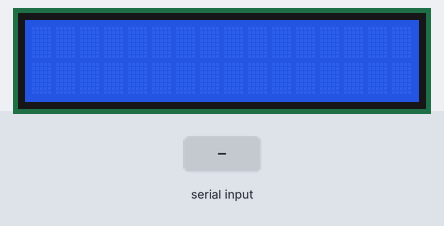
Bench run of a sketch on a simulated Arduino Uno, built with avr-gcc and run on an emulated ATmega328P. Shown: 16×2 character LCD. The test bench sets the inputs (shaded band). What the sketch prints to the serial monitor is not drawn.

Above: at 1.0 s.
1.1 s: "90,45,200\n" received over Serial
At 1.4 s:
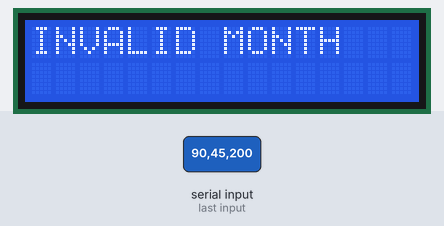
2.6 s: "30,150,10\n" received over Serial
At 3.4 s:
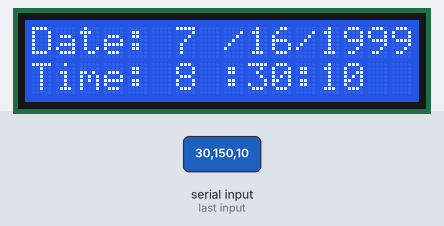
Timing chart, 0 to 5.6 s (numbered marks = the images above; inputs shaded):
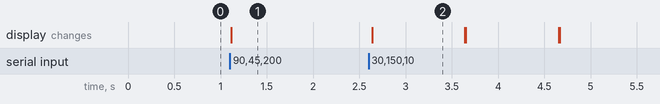

The sketch:

Lab_6.ino
```cpp
//Name: James Iorgovan
//Date: Fall 2018
//Assignemnt: Lab 6 - Communication
//Description: Arduino will get user input for the date(mm/dd/yyyy) & time(hh/mm/ss) from the user via the serial monitor in the arduino
//software. Will include: Date which includes day, month and year as well as Time which  includes hour, minutes and seconds.
//Assumptions: I think the tedious part will just be making all the conditions. I have to be able to say that certain months do not have
//certain days (such as Febuary which only has 28 days and 29 days after every 4 years).
//References: Code snippets - Lab 3, Lab 5
//                            http://arduino.cc/en/Reference/Serial#.UwYyzfldV8E
//                            http://arduino.cc/en/Serial/Available#.UwYy2PldV8E
//                            http://arduino.cc/en/Serial/ReadBytesUntil#.UwYy6_ldV8E
#include <Time.h>
#include <TimeLib.h>
#include <LiquidCrystal.h>


//-----------------------------------------------------------------------------------------
const int rs = 12, en = 11, d4 = 5, d5 = 4, d6 = 3, d7 = 2;
LiquidCrystal lcd(12, 11, 5, 4, 3, 2);
int valid_month, valid_day, valid_year;       //initialize valid date
int valid_hour, valid_minute, valid_second;   //initialize valid time
int valid_date = 1, valid_time = 1;     //tracker to check if date and time are valid


//-----------------------------------------------------------------------------------------
void setup() {
  lcd.begin(16, 2);
  Serial.begin(9600);
  int clear_buffer;


//-----------------------------------------------------------------------------------------
      //take user input for date
      Serial.println("Enter mm/dd/yyyy:");
      while(Serial.available() == 0){}
      valid_month = Serial.parseInt();
      valid_day = Serial.parseInt();
      valid_year = Serial.parseInt();


      //check if month input is valid
      if(valid_month < 1 || valid_month > 12){
        lcd.clear();
        Serial.print("INVALID MONTH");   //print to serial monitor
        lcd.print("INVALID MONTH");
      }

      //check if year input is valid (setTime lib min input is 1970)
      else if(valid_year < 1970){
      lcd.clear();
      Serial.print("INVALID YEAR");   //print to serial monitor
      lcd.print("INVALID YEAR");

      }

      //check if day input is valid
      else if(valid_day < 1 || valid_day > 31){
      lcd.clear();
      Serial.print("INVALID DAY");   //print to serial monitor
      lcd.print("INVALID DAY");
      }

       // check that Feburary does not have input more than 28 or less than 1
       else if(valid_month == 2){
           if (valid_day < 1 || valid_day > 28)
              lcd.clear();
              Serial.print("INVALID DAY");   //print to serial monitor
              lcd.print("INVALID DAY");
      }


       // check that the months with 30 days do not have input more than 30 or less than 1
       else if(valid_month == 4 || valid_month == 6 || valid_month == 9 || valid_month == 11){
           if (valid_day < 1 || valid_day > 30)
             lcd.clear();
      }

     // check that the months with 31 days do not have input more than 31 or less than 1
     else if(valid_month == 1 || valid_month == 3 || valid_month == 5 || valid_month == 7 || valid_month == 8 || valid_month == 10 || valid_month == 12){
          if (valid_day < 1 || valid_day > 31)
            lcd.clear();
      }

      while(Serial.available()){
        clear_buffer = Serial.parseInt();
      }


//-----------------------------------------------------------------------------------------
      Serial.println("Enter hh/mm/ss:");
      while(Serial.available() == 0){}
      valid_hour = Serial.parseInt();
      valid_minute = Serial.parseInt();
      valid_second = Serial.parseInt();

      //check if hour input is valid
      if(valid_hour < 1 || valid_hour > 23){
      lcd.clear();
      Serial.print("INVALID HOUR");  //print to serial monitor
      lcd.print("INVALID HOUR");
      }

      //check if minute input is valid
      else if(valid_minute < 0 || valid_minute > 59){
      lcd.clear();
      Serial.print("INVALID MINUTE");   //print to serial monitor
      lcd.print("INVALID MINUTE");
      }

      //check if second input is valid
      else if(valid_second < 0 || valid_second > 59){
      lcd.clear();
      Serial.print("INVALID SECOND");   //print to serial monitor
      lcd.print("INVALID SECOND");
      }

      //if both date and time are valid
      if(valid_time == 1 && valid_date == 1 ){
       setTime(valid_hour, valid_minute, valid_second, valid_day, valid_month, valid_year);
      }


//-----------------------------------------------------------------------------------------
    //prints information to serial monitor
    Serial.println();
    Serial.print("Month: ");
    Serial.println(valid_month);
    Serial.print("Day: ");
    Serial.println(valid_day);
    Serial.print("Year: ");
    Serial.println(valid_year);

    Serial.print("Hour: ");
    Serial.println(valid_hour);
    Serial.print("Minute: ");
    Serial.println(valid_minute);
    Serial.print("Second: ");
    Serial.println(valid_second);
    Serial.println();
}

//-----------------------------------------------------------------------------------------
void loop() {
  // check if either time or date are not valid
    if(valid_date == 0 || valid_time == 0){
      return;
    }

    //date
    lcd.setCursor(0,0);
    lcd.print("Date: ");
    lcd.setCursor(6,0);
    lcd.print( month());
    lcd.setCursor(8,0);
    lcd.print("/");
    lcd.setCursor(9,0);
    lcd.print( day());
    lcd.setCursor(11,0);
    lcd.print("/");
    lcd.setCursor(12,0);
    lcd.print( year());

    //time
    lcd.setCursor(0,1);
    lcd.print("Time: ");
    lcd.setCursor(6,1);
    lcd.print( hour());
    lcd.setCursor(8,1);
    lcd.print(":");
    lcd.setCursor(9,1);
    lcd.print( minute());
    lcd.setCursor(11,1);
    lcd.print(":");
    lcd.setCursor(12,1);
    lcd.print( second());

    delay(1000);
    lcd.clear();

}
```

Measured:
- after the input at 1.1 s, the display: changes at once (image 1)
- after the input at 2.6 s, the display: changes at once (image 2)
- what the display in image 2 shows lasts 1.0 s, from 2.6 s to 3.6 s
